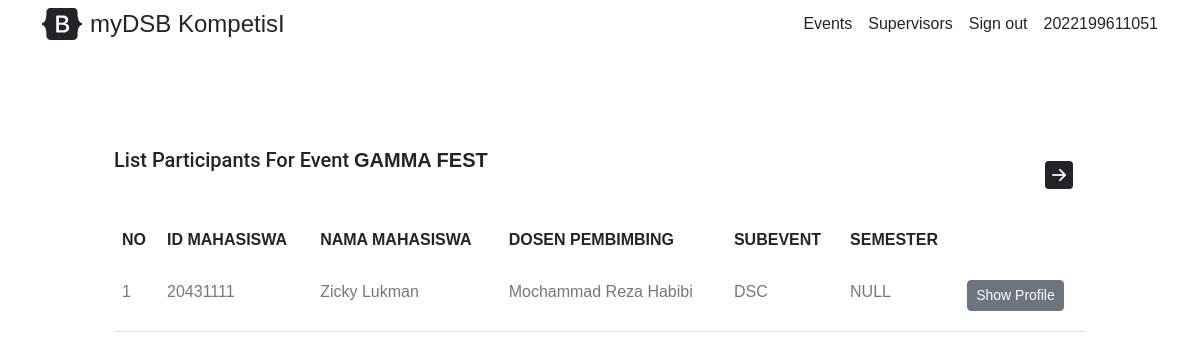
/events/1/participants (signed in), run on the app's committed database.
### models/users.py (models this page shows, shortened)
class Users(db.Model, UserMixin):
    __tablename__ = 'users'
    id = db.Column(db.Integer, primary_key=True)
    fullname = db.Column(db.String)
    username = db.Column(db.String, unique = True)
    email = db.Column(db.String, unique = True)
    role = db.Column(db.String)
    password = db.Column(db.String)

### tables this page shows
CREATE TABLE events (
  id INTEGER,
  start DATETIME,
  end DATETIME,
  text TEXT NOT NULL,
  color TEXT NOT NULL,
  bg TEXT NOT NULL,
  detail TEXT NOT NULL,
  PRIMARY KEY("id" AUTOINCREMENT)
);

CREATE TABLE events_participants (
  id INTEGER,
  id_event INTEGER,
  title_event TEXT,
  id_mahasiswa INTEGER,
  nama_mahasiswa TEXT,
  id_dosen INTEGER,
  nama_dosen TEXT,
  id_subevent INTEGER,
  keterangan_subevent TEXT,
  semester INTEGER,
  PRIMARY KEY("id" AUTOINCREMENT)
);

### routes/participants.py (the view)
@participants_bp.route("/events/<id_event>/participants", methods=["GET"])
def get_participants_by_events(id_event=None):
  if not current_user.is_authenticated:
    flash('please login')
    return redirect(url_for('index'))
  if not current_user.role == 'dosen':
    flash('you dont have access')
    return redirect(url_for('index'))
  data, title = participants_ct.get_participants_by_events(str(id_event))
  return render_template('participants/get_participants_by_event.html', data=data, title=title, id_event=id_event)

### controller/participants.py (called while the page is built)
def get_participants_by_events(id_event=None):
   conn = sqlite3.connect(DB)
   cursor = conn.cursor()
   cursor.execute("SELECT * FROM `events_participants` WHERE (`id_event` = ?)", (id_event,))
   data = cursor.fetchall()
   title = cursor.execute("SELECT text FROM `events` WHERE (`id` = ?)", (id_event,)).fetchone()
   conn.close()
   return data, title

### models/users.py (called while the page is built)
@lm.user_loader
def user_loader(id):
    return Users.query.get(int(id))

### templates/participants/get_participants_by_event.html (shortened to what this page needs)
<!doctype html>
<html lang="en">
  <head>
    <link href="https://cdn.jsdelivr.net/npm/bootstrap@5.2/dist/css/bootstrap.min.css" rel="stylesheet">
    <link rel="stylesheet" href="https://cdn.jsdelivr.net/npm/bootstrap-icons@1.10/font/bootstrap-icons.css">
    <link rel="stylesheet" href="../../static/css.css">
  </head>
  <body>
    <header>
      <div class="container d-flex flex-column flex-md-row align-items-center pb-1 pt-1"><a href="/" class="d-flex align-items-center text-dark text-decoration-none"><span class="fs-4">myDSB KompetisI</span></a>
          <nav class="d-inline-flex mt-2 mt-md-0 ms-md-auto">
            <a class="me-3 py-2 text-dark text-decoration-none" href="/events">Events</a>
            <a class="me-3 py-2 text-dark text-decoration-none" href="/supervisors">Supervisors</a>
            {% if current_user.is_authenticated %}
              <a class="me-3 py-2 text-dark text-decoration-none" href="/signout">Sign out</a>
              <a class="py-2 text-dark text-decoration-none" href="/users/home">{{ current_user.username }}</a>
            {% else %}
              <a class="me-3 py-2 text-dark text-decoration-none" href="/signin">Sign in</a>
              <a class="py-2 text-dark text-decoration-none" href="/signup">Sign up</a>
            {% endif %}
          </nav>
      </div>
    </header>
    <div class="container p-5">
      <div class="row pt-1">
        <div class="col-12 min-vh-100 p-5 container">
          <button class="btn float-end" data-bs-toggle="offcanvas" data-bs-target="#offcanvas" role="button" {% if not current_user.is_authenticated %} hidden {% endif %}>
            <i class="bi bi-arrow-right-square-fill fs-3" data-bs-toggle="offcanvas" data-bs-target="#offcanvas"></i>
          </button>
          <h2 class="mb-5">List Participants For Event <b>{{ title[0]|upper }}</b> </h2>
          <div class="table-responsive">
            <table class="table custom-table">
              <thead>
                <tr>
                  <th scope="col">NO</th>
                  <th scope="col">ID MAHASISWA</th>
                  <th scope="col">NAMA MAHASISWA</th>
                  <th scope="col">DOSEN PEMBIMBING</th>
                  <th scope="col">SUBEVENT</th>
                  <th scope="col">SEMESTER</th>
                </tr>
              </thead>
              <tbody>
                {% for dt in data %}
                <tr>
                  <td>{{ loop.index }}</td>
                  <td>{{ dt[3] }}</td>
                  <td>{{ dt[4] }}</td>
                  <td>{{ dt[6] }}</td>
                  <td>
                    {% if dt[8] != None %}
                    {{ dt[8] }}
                    {% else %}
                    Tidak Ada
                    {% endif %}
                  </td>
                  <td>{{ dt[9] }}</td>
                  <td>
                    <a href="#/">
                      <button type="button" class="btn btn-secondary btn-sm">Show Profile</button>
                    </a>
                  </td>
                </tr>
                {% endfor %}
              </tbody>
            </table>
          </div>
        </div>
      </div>
    </div>
  </body>
</html>

### static/css.css (style rules this page uses)
body { font-family: "Roboto", -apple-system, BlinkMacSystemFont, "Segoe UI", Roboto, "Helvetica Neue", Arial, "Noto Sans", sans-serif, "Apple Color Emoji", "Segoe UI Emoji", "Segoe UI Symbol", "Noto Color Emoji"; background-color: #fff; font-weight: 300; }
* { font-family: Arial, Helvetica, sans-serif; box-sizing: border-box; }
h1, h2, h3, h4, h5, h6, .h1, .h2, .h3, .h4, .h5, .h6 { font-family: "Roboto", -apple-system, BlinkMacSystemFont, "Segoe UI", Roboto, "Helvetica Neue", Arial, "Noto Sans", sans-serif, "Apple Color Emoji", "Segoe UI Emoji", "Segoe UI Symbol", "Noto Color Emoji"; }
a { -webkit-transition: .3s all ease; -o-transition: .3s all ease; transition: .3s all ease; }
a, a:hover { text-decoration: none !important; }
h2 { font-size: 20px; }
.custom-table { min-width: 900px; }
.custom-table thead tr, .custom-table thead th { border-top: none; border-bottom: none !important; }
.custom-table tbody th, .custom-table tbody td { color: #777; font-weight: 400; padding-bottom: 20px; padding-top: 20px; font-weight: 300; }
.custom-table tbody tr th, .custom-table tbody tr td { position: relative; -webkit-transition: .3s all ease; -o-transition: .3s all ease; transition: .3s all ease; }
.custom-table tbody tr th:before, .custom-table tbody tr th:after, .custom-table tbody tr td:before, .custom-table tbody tr td:after { -webkit-transition: .3s all ease; -o-transition: .3s all ease; transition: .3s all ease; content: ""; left: 0; right: 0; position: absolute; height: 1px; background: #bfbfbf; width: 100%; opacity: 0; visibility: hidden; }
.custom-table tbody tr th:before, .custom-table tbody tr td:before { top: -1px; }
.custom-table tbody tr th:after, .custom-table tbody tr td:after { bottom: -1px; }

### data on the page
Users: username "2022199611051"
events: text "GAMMA FEST"
events_participants: id_mahasiswa "20431111", nama_mahasiswa "Zicky Lukman", nama_dosen "Mochammad Reza Habibi", keterangan_subevent "DSC", semester "NULL"
